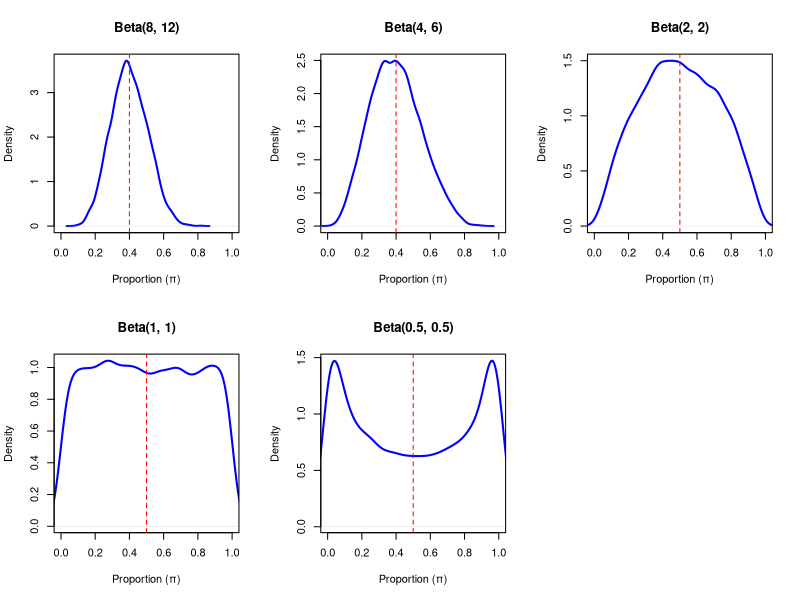

Write R code to recreate this figure.
# EXERCISE 1: Beta Prior Distributions for Binary Endpoints
# Load required libraries
library(ggplot2)

# Set seed for reproducibility
set.seed(123)

print("EXERCISE 1: Simulating Beta Prior Distributions")
print(paste(rep("=", 50), collapse = ""))

# Define the five Beta distributions
beta_params <- list(
  c(8, 12),   # (i) Beta(8, 12)
  c(4, 6),    # (ii) Beta(4, 6)
  c(2, 2),    # (iii) Beta(2, 2)
  c(1, 1),    # (iv) Beta(1, 1)
  c(0.5, 0.5) # (v) Beta(0.5, 0.5)
)

# Draw 10,000 samples from each distribution
n_samples <- 10000
samples_list <- list()

for (i in 1:5) {
  alpha <- beta_params[[i]][1]
  beta <- beta_params[[i]][2]
  samples_list[[i]] <- rbeta(n_samples, alpha, beta)
}

# Create density plots
par(mfrow = c(2, 3))
for (i in 1:5) {
  alpha <- beta_params[[i]][1]
  beta <- beta_params[[i]][2]
  
  # Plot density
  plot(density(samples_list[[i]]), 
       main = paste0("Beta(", alpha, ", ", beta, ")"),
       xlab = "Proportion (π)",
       ylab = "Density",
       xlim = c(0, 1),
       col = "blue",
       lwd = 2)
  
  # Add vertical line at mean
  mean_val <- alpha / (alpha + beta)
  abline(v = mean_val, col = "red", lty = 2)
  
  # Print interpretation
  print(paste0("Beta(", alpha, ", ", beta, "):"))
  print(paste0("  Mean = ", round(mean_val, 3)))
  print(paste0("  Variance = ", round(alpha * beta / ((alpha + beta)^2 * (alpha + beta + 1)), 4)))
  
  # Interpretation of prior beliefs
  if (i == 1) {
    print("  Interpretation: Moderate belief centered at 0.4, fairly informative")
  } else if (i == 2) {
    print("  Interpretation: Weak belief centered at 0.4, somewhat informative")
  } else if (i == 3) {
    print("  Interpretation: Uniform on (0,1) with slight peak at 0.5, weakly informative")
  } else if (i == 4) {
    print("  Interpretation: Uniform distribution, non-informative")
  } else {
    print("  Interpretation: U-shaped, Jeffreys prior, non-informative")
  }
  print("")
}